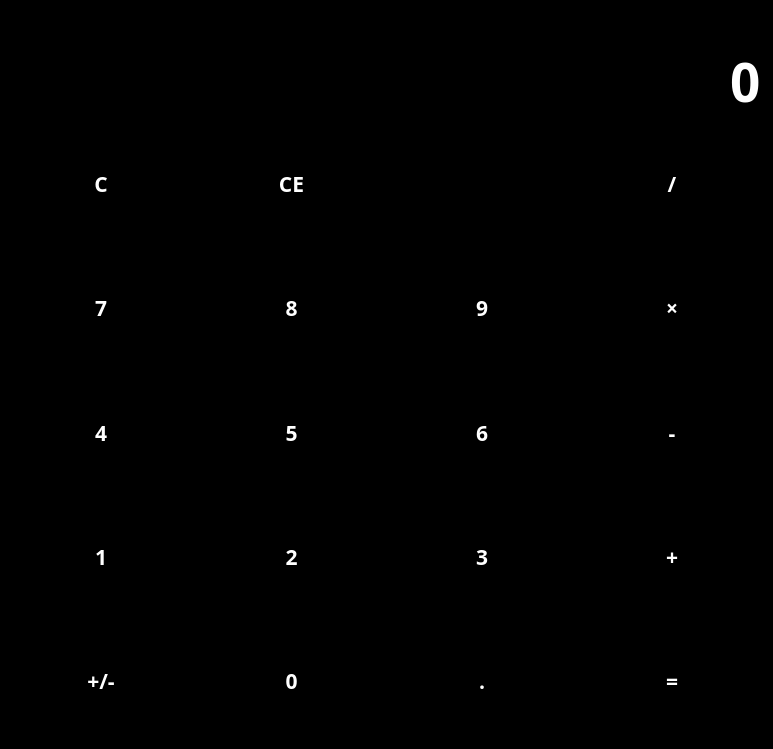
<?xml version="1.0" encoding="UTF-8"?>
<ui version="4.0">
 <class>MainWindow</class>
 <widget class="QMainWindow" name="MainWindow">
  <property name="geometry">
   <rect>
    <x>0</x>
    <y>0</y>
    <width>773</width>
    <height>749</height>
   </rect>
  </property>
  <property name="minimumSize">
   <size>
    <width>300</width>
    <height>500</height>
   </size>
  </property>
  <property name="windowTitle">
   <string>calculator</string>
  </property>
  <property name="styleSheet">
   <string notr="true">QWidget {
    color: white;
    background-color: black;
    font-family: Rubik;
    font-size: 16pt;
    font-weight: 600;
}

QPushButton {
    background-color: transparent;
    border: none;
}

QPushButton:hover {
    background-color: #666;
}

QPushButton:pressed {
    background-color: #888;
}</string>
  </property>
  <widget class="QWidget" name="centralwidget">
   <layout class="QVBoxLayout" name="verticalLayout">
    <item>
     <widget class="QLabel" name="label">
      <property name="sizePolicy">
       <sizepolicy hsizetype="Preferred" vsizetype="Maximum">
        <horstretch>0</horstretch>
        <verstretch>0</verstretch>
       </sizepolicy>
      </property>
      <property name="styleSheet">
       <string notr="true">color: #888;</string>
      </property>
      <property name="text">
       <string/>
      </property>
      <property name="alignment">
       <set>Qt::AlignmentFlag::AlignRight|Qt::AlignmentFlag::AlignTrailing|Qt::AlignmentFlag::AlignVCenter</set>
      </property>
     </widget>
    </item>
    <item>
     <widget class="QLineEdit" name="btn_text">
      <property name="sizePolicy">
       <sizepolicy hsizetype="Expanding" vsizetype="Maximum">
        <horstretch>0</horstretch>
        <verstretch>0</verstretch>
       </sizepolicy>
      </property>
      <property name="styleSheet">
       <string notr="true">font-size: 40pt;
border: none;</string>
      </property>
      <property name="text">
       <string>0</string>
      </property>
      <property name="maxLength">
       <number>13</number>
      </property>
      <property name="alignment">
       <set>Qt::AlignmentFlag::AlignRight|Qt::AlignmentFlag::AlignTrailing|Qt::AlignmentFlag::AlignVCenter</set>
      </property>
      <property name="readOnly">
       <bool>true</bool>
      </property>
     </widget>
    </item>
    <item>
     <layout class="QGridLayout" name="Layout_buttons">
      <item row="0" column="0">
       <layout class="QGridLayout" name="gridLayout_2">
        <item row="3" column="3">
         <widget class="QPushButton" name="pushButton_35">
          <property name="sizePolicy">
           <sizepolicy hsizetype="Minimum" vsizetype="Expanding">
            <horstretch>0</horstretch>
            <verstretch>0</verstretch>
           </sizepolicy>
          </property>
          <property name="text">
           <string>+</string>
          </property>
          <property name="shortcut">
           <string>+</string>
          </property>
         </widget>
        </item>
        <item row="3" column="2">
         <widget class="QPushButton" name="btn_3">
          <property name="sizePolicy">
           <sizepolicy hsizetype="Minimum" vsizetype="Expanding">
            <horstretch>0</horstretch>
            <verstretch>0</verstretch>
           </sizepolicy>
          </property>
          <property name="text">
           <string>3</string>
          </property>
          <property name="shortcut">
           <string>3</string>
          </property>
         </widget>
        </item>
        <item row="2" column="3">
         <widget class="QPushButton" name="pushButton_36">
          <property name="sizePolicy">
           <sizepolicy hsizetype="Minimum" vsizetype="Expanding">
            <horstretch>0</horstretch>
            <verstretch>0</verstretch>
           </sizepolicy>
          </property>
          <property name="text">
           <string>-</string>
          </property>
          <property name="shortcut">
           <string>-</string>
          </property>
         </widget>
        </item>
        <item row="1" column="0">
         <widget class="QPushButton" name="btn_7">
          <property name="sizePolicy">
           <sizepolicy hsizetype="Minimum" vsizetype="Expanding">
            <horstretch>0</horstretch>
            <verstretch>0</verstretch>
           </sizepolicy>
          </property>
          <property name="text">
           <string>7</string>
          </property>
          <property name="shortcut">
           <string>7</string>
          </property>
         </widget>
        </item>
        <item row="4" column="0">
         <widget class="QPushButton" name="pushButton_5">
          <property name="sizePolicy">
           <sizepolicy hsizetype="Minimum" vsizetype="Expanding">
            <horstretch>0</horstretch>
            <verstretch>0</verstretch>
           </sizepolicy>
          </property>
          <property name="text">
           <string>+/-</string>
          </property>
         </widget>
        </item>
        <item row="1" column="1">
         <widget class="QPushButton" name="btn_8">
          <property name="sizePolicy">
           <sizepolicy hsizetype="Minimum" vsizetype="Expanding">
            <horstretch>0</horstretch>
            <verstretch>0</verstretch>
           </sizepolicy>
          </property>
          <property name="text">
           <string>8</string>
          </property>
          <property name="shortcut">
           <string>8</string>
          </property>
         </widget>
        </item>
        <item row="4" column="1">
         <widget class="QPushButton" name="btn_0">
          <property name="sizePolicy">
           <sizepolicy hsizetype="Minimum" vsizetype="Expanding">
            <horstretch>0</horstretch>
            <verstretch>0</verstretch>
           </sizepolicy>
          </property>
          <property name="text">
           <string>0</string>
          </property>
          <property name="shortcut">
           <string>0</string>
          </property>
         </widget>
        </item>
        <item row="0" column="3">
         <widget class="QPushButton" name="pushButton_42">
          <property name="sizePolicy">
           <sizepolicy hsizetype="Minimum" vsizetype="Expanding">
            <horstretch>0</horstretch>
            <verstretch>0</verstretch>
           </sizepolicy>
          </property>
          <property name="text">
           <string>/</string>
          </property>
          <property name="shortcut">
           <string>/</string>
          </property>
         </widget>
        </item>
        <item row="2" column="1">
         <widget class="QPushButton" name="btn_5">
          <property name="sizePolicy">
           <sizepolicy hsizetype="Minimum" vsizetype="Expanding">
            <horstretch>0</horstretch>
            <verstretch>0</verstretch>
           </sizepolicy>
          </property>
          <property name="text">
           <string>5</string>
          </property>
          <property name="shortcut">
           <string>5</string>
          </property>
         </widget>
        </item>
        <item row="0" column="2">
         <widget class="QPushButton" name="btn_backspace">
          <property name="sizePolicy">
           <sizepolicy hsizetype="Minimum" vsizetype="Expanding">
            <horstretch>0</horstretch>
            <verstretch>0</verstretch>
           </sizepolicy>
          </property>
          <property name="text">
           <string/>
          </property>
          <property name="icon">
           <iconset>
            <normaloff>../../Downloads/backspace_24dp_E3E3E3_FILL0_wght400_GRAD0_opsz24.png</normaloff>../../Downloads/backspace_24dp_E3E3E3_FILL0_wght400_GRAD0_opsz24.png</iconset>
          </property>
          <property name="iconSize">
           <size>
            <width>25</width>
            <height>25</height>
           </size>
          </property>
          <property name="shortcut">
           <string>Backspace</string>
          </property>
         </widget>
        </item>
        <item row="4" column="2">
         <widget class="QPushButton" name="pushButton_7">
          <property name="sizePolicy">
           <sizepolicy hsizetype="Minimum" vsizetype="Expanding">
            <horstretch>0</horstretch>
            <verstretch>0</verstretch>
           </sizepolicy>
          </property>
          <property name="text">
           <string>.</string>
          </property>
         </widget>
        </item>
        <item row="3" column="1">
         <widget class="QPushButton" name="btn_2">
          <property name="sizePolicy">
           <sizepolicy hsizetype="Minimum" vsizetype="Expanding">
            <horstretch>0</horstretch>
            <verstretch>0</verstretch>
           </sizepolicy>
          </property>
          <property name="text">
           <string>2</string>
          </property>
          <property name="shortcut">
           <string>2</string>
          </property>
         </widget>
        </item>
        <item row="2" column="0">
         <widget class="QPushButton" name="btn_4">
          <property name="sizePolicy">
           <sizepolicy hsizetype="Minimum" vsizetype="Expanding">
            <horstretch>0</horstretch>
            <verstretch>0</verstretch>
           </sizepolicy>
          </property>
          <property name="text">
           <string>4</string>
          </property>
          <property name="shortcut">
           <string>4</string>
          </property>
         </widget>
        </item>
        <item row="1" column="2">
         <widget class="QPushButton" name="btn_9">
          <property name="sizePolicy">
           <sizepolicy hsizetype="Minimum" vsizetype="Expanding">
            <horstretch>0</horstretch>
            <verstretch>0</verstretch>
           </sizepolicy>
          </property>
          <property name="text">
           <string>9</string>
          </property>
          <property name="shortcut">
           <string>9</string>
          </property>
         </widget>
        </item>
        <item row="4" column="3">
         <widget class="QPushButton" name="pushButton_8">
          <property name="sizePolicy">
           <sizepolicy hsizetype="Minimum" vsizetype="Expanding">
            <horstretch>0</horstretch>
            <verstretch>0</verstretch>
           </sizepolicy>
          </property>
          <property name="text">
           <string>=</string>
          </property>
          <property name="shortcut">
           <string>=</string>
          </property>
         </widget>
        </item>
        <item row="2" column="2">
         <widget class="QPushButton" name="btn_6">
          <property name="sizePolicy">
           <sizepolicy hsizetype="Minimum" vsizetype="Expanding">
            <horstretch>0</horstretch>
            <verstretch>0</verstretch>
           </sizepolicy>
          </property>
          <property name="text">
           <string>6</string>
          </property>
          <property name="shortcut">
           <string>6</string>
          </property>
         </widget>
        </item>
        <item row="1" column="3">
         <widget class="QPushButton" name="pushButton_43">
          <property name="sizePolicy">
           <sizepolicy hsizetype="Minimum" vsizetype="Expanding">
            <horstretch>0</horstretch>
            <verstretch>0</verstretch>
           </sizepolicy>
          </property>
          <property name="text">
           <string>×</string>
          </property>
          <property name="shortcut">
           <string>*</string>
          </property>
         </widget>
        </item>
        <item row="3" column="0">
         <widget class="QPushButton" name="btn_1">
          <property name="sizePolicy">
           <sizepolicy hsizetype="Minimum" vsizetype="Expanding">
            <horstretch>0</horstretch>
            <verstretch>0</verstretch>
           </sizepolicy>
          </property>
          <property name="text">
           <string>1</string>
          </property>
          <property name="shortcut">
           <string>1</string>
          </property>
         </widget>
        </item>
        <item row="0" column="1">
         <widget class="QPushButton" name="pushButton_40">
          <property name="sizePolicy">
           <sizepolicy hsizetype="Minimum" vsizetype="Expanding">
            <horstretch>0</horstretch>
            <verstretch>0</verstretch>
           </sizepolicy>
          </property>
          <property name="text">
           <string>CE</string>
          </property>
          <property name="shortcut">
           <string>Del</string>
          </property>
         </widget>
        </item>
        <item row="0" column="0">
         <widget class="QPushButton" name="pushButton_9">
          <property name="sizePolicy">
           <sizepolicy hsizetype="Minimum" vsizetype="Expanding">
            <horstretch>0</horstretch>
            <verstretch>0</verstretch>
           </sizepolicy>
          </property>
          <property name="text">
           <string>C</string>
          </property>
         </widget>
        </item>
       </layout>
      </item>
     </layout>
    </item>
   </layout>
  </widget>
 </widget>
 <resources>
  <include location="files.qrc"/>
 </resources>
 <connections/>
</ui>
